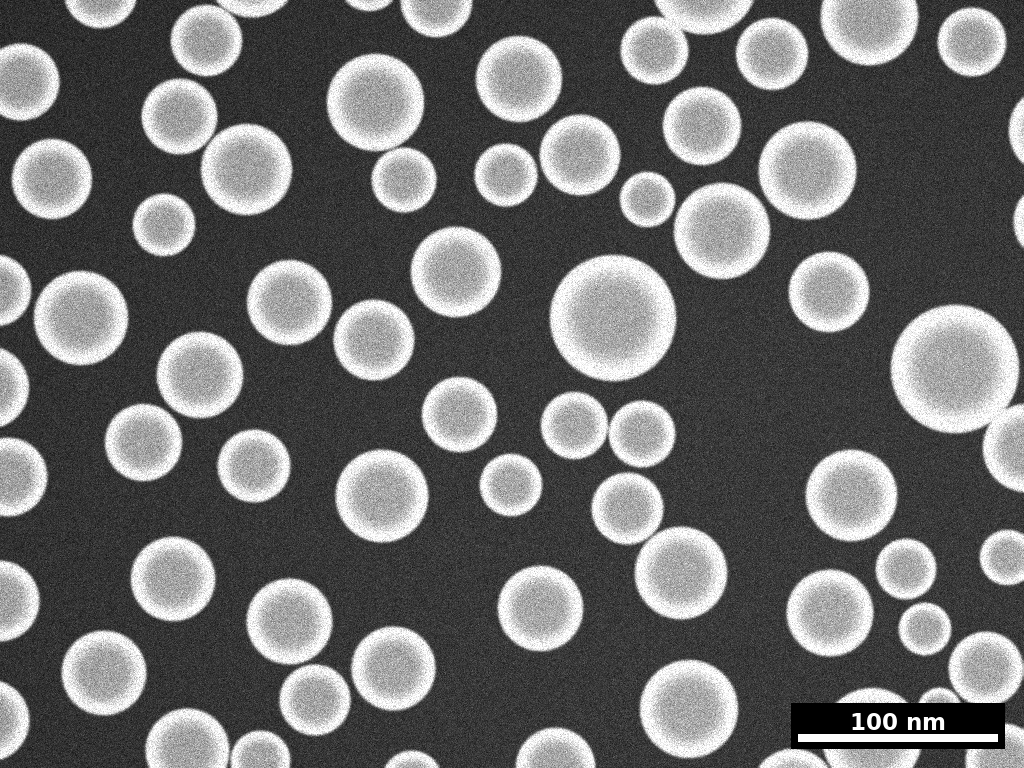
#> input picture samples/sem_au_40nm.png, 1024 x 768 px
$ python -i calibration.py   (imports and definitions only)
#> lines starting #> are read from the running program, lines starting #| are printed output that depends on the picture; after the words box and inside, x2 and y2 are one past the last pixel; in counts of white or black regions, pixels touching at a corner belong together
#> further down, picture is the input picture: shape (768, 1024, 3); min 0, max 255, mean 110.8
"""
Scale-bar detection and OCR: turning pixels into nanometres.

The point of this module
------------------------
A micrograph on its own carries no physical length. The magnification lives
in the scale bar that the instrument burns into the image, so any size
reported without reading that bar is in pixels, and pixels are not a unit of
length -- the same particle imaged at two magnifications would get two
different "sizes". Automating the bar is therefore not a convenience
feature; it is what lets the tool report nanometres at all, and it removes
the step where a human types the magnification in and occasionally gets it
wrong.

Strategy
--------
1. Find candidate bars geometrically: a scale bar is a long, thin, strongly
   contrasting horizontal blob, almost always in the lower part of the frame.
   This is a shape query, so it needs no OCR and rarely fails.
2. Read the label with Tesseract, restricted to a character whitelist and
   single-line mode.
3. Parse the number and unit, convert to nanometres, and divide by the bar's
   pixel length.
4. Return a confidence and an occlusion mask, so the caller can both judge
   the result and exclude the burnt-in overlay from particle analysis.

Every stage degrades rather than throws: if OCR is unavailable or
unreadable, the caller is told so and can supply nm/px manually.
"""

from __future__ import annotations

import re
from dataclasses import dataclass

import cv2
import numpy as np

# Conversion to nanometres. Tesseract routinely confuses the micro sign, so
# several spellings of micrometre are accepted.
_UNIT_TO_NM = {
    "nm": 1.0,
    "um": 1_000.0, "µm": 1_000.0, "μm": 1_000.0, "mm": 1_000_000.0,
    "a": 0.1, "å": 0.1,          # angstrom
    "pm": 0.001,
}

# Digits, separators and the letters that appear in length units only.
_OCR_WHITELIST = "0123456789.,munApµμÅ"

_LABEL_RE = re.compile(
    r"(?P<value>\d+(?:[.,]\d+)?)\s*(?P<unit>nm|um|µm|μm|mm|pm|å|a)\b",
    re.IGNORECASE,
)


@dataclass
class Calibration:
    """Result of trying to read the physical scale off an image."""

    nm_per_px: float | None
    bar_length_px: float | None = None
    bar_length_nm: float | None = None
    label_text: str | None = None
    confidence: float = 0.0
    source: str = "none"          # "ocr" | "manual" | "none"
    overlay_mask: np.ndarray | None = None  # True where burnt-in annotation sits
    note: str = ""

    @property
    def ok(self) -> bool:
        return self.nm_per_px is not None and self.nm_per_px > 0

    # [10 lines left out: function describe, not called in this run]


# --------------------------------------------------------------------------
# bar geometry
# --------------------------------------------------------------------------

def _bar_candidates(gray: np.ndarray, search_frac: float = 0.35) -> list[dict]:
    """Find long thin horizontal blobs in the lower part of the image."""
#> called with search_frac = 0.35
    h, w = gray.shape
    y0 = int(h * (1.0 - search_frac))
    strip = gray[y0:, :]
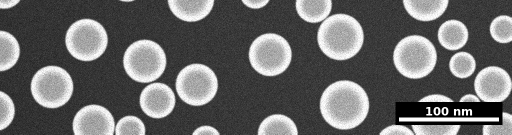
#> strip: shape (269, 1024) (shown at 1/2 size); min 0, max 255, mean 106.8

    found: list[dict] = []
    # A bar may be white-on-dark or black-on-light, so test both polarities.
    for polarity, img in (("bright", strip), ("dark", 255 - strip)):
        _, binary = cv2.threshold(img, 0, 255, cv2.THRESH_BINARY + cv2.THRESH_OTSU)
        # Close small gaps along the bar without fattening it vertically.
        binary = cv2.morphologyEx(
            binary, cv2.MORPH_CLOSE, cv2.getStructuringElement(cv2.MORPH_RECT, (7, 1))
        )
        n, _, stats, cents = cv2.connectedComponentsWithStats(binary, connectivity=8)
        for i in range(1, n):
            x, y, bw, bh, area = stats[i]
            if bw < w * 0.03 or bw > w * 0.85:
                continue
            if bh < 1 or bh > max(3, h * 0.035):
                continue
            aspect = bw / float(bh)
            if aspect < 6:
                continue
            fill = area / float(bw * bh)
            if fill < 0.72:                 # a bar is a solid rectangle
                continue
            found.append({
                "x": int(x), "y": int(y + y0), "w": int(bw), "h": int(bh),
                "aspect": float(aspect), "fill": float(fill),
                "polarity": polarity,
                "cx": float(cents[i][0]), "cy": float(cents[i][1] + y0),
            })
#> this loop made 2 passes
#> (polarity, n) on passes 1 to 2: ('bright', 30), ('dark', 509)
#> pass 1, in _bar_candidates, `_, binary = cv2.threshold(img, 0, 255, cv2.THRESH_BINARY + cv2.THRESH_..`:
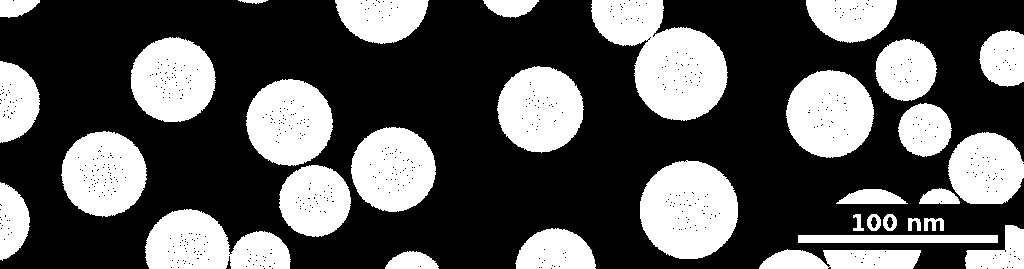
#> binary: shape (269, 1024); 34.7% white; 33 white regions, largest, box (x1, y1, x2, y2) and area: (591, 0, 728, 121) 9486, (640, 160, 738, 259) 7580, (145, 209, 291, 269) 6023
#> pass 1, in _bar_candidates, `binary = cv2.morphologyEx( binary, cv2.MORPH_CLOSE, cv2.getStructuring..`:
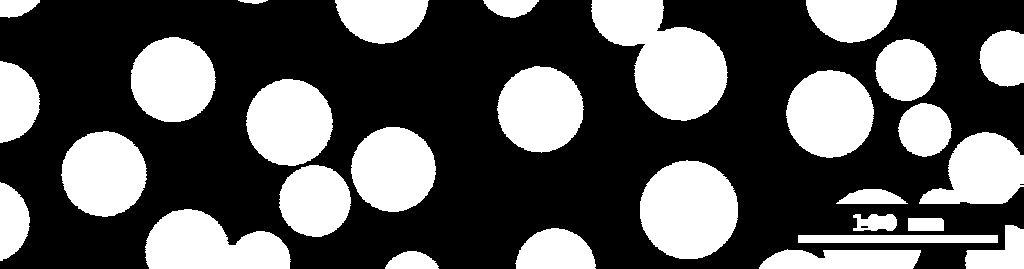
#> binary: shape (269, 1024); 35.2% white; 29 white regions, largest, box (x1, y1, x2, y2) and area: (591, 0, 728, 121) 9591, (640, 160, 738, 259) 7629, (145, 209, 291, 269) 6166
#> pass 2, in _bar_candidates, `binary = cv2.morphologyEx( binary, cv2.MORPH_CLOSE, cv2.getStructuring..`:
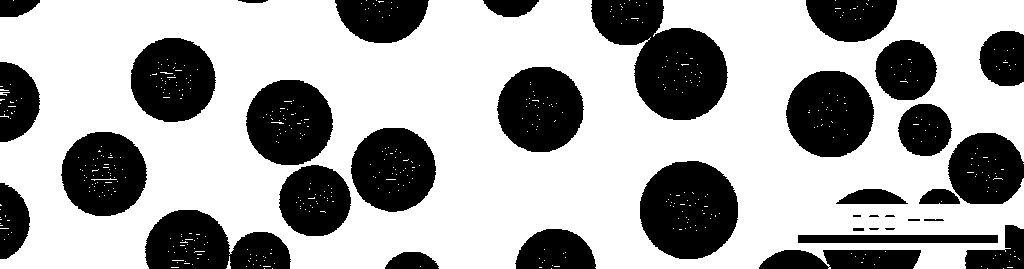
#> binary: shape (269, 1024); 65.7% white; 36 black regions (5 under 20 px), largest, box (x1, y1, x2, y2) and area: (591, 0, 728, 120) 9450, (640, 161, 738, 259) 7563, (145, 210, 291, 269) 5955
#> after the loop, found = 2 items

    # Prefer long, solid, low-lying candidates.
    found.sort(
        key=lambda c: (c["aspect"] * c["fill"] * (c["cy"] / h)),
        reverse=True,
    )
    return found[:6]


# --------------------------------------------------------------------------
# label OCR
# --------------------------------------------------------------------------

def _ocr_votes(patch: np.ndarray) -> list[tuple[float, str]]:
    """Read a length label many ways and return every reading obtained.

    OCR on a burnt-in instrument label is not reliable enough to trust once.
    The glyphs are small, the lettering is often bolded into near-contact
    with itself, and a single misread digit does not produce an obviously
    wrong answer -- it produces a plausible one. '100 nm' read as '200 nm' is
    a clean factor-of-two error in every size the tool subsequently reports,
    with nothing downstream to flag it, because 200 nm is just as reasonable
    a scale bar as 100 nm.

    Single attempts cannot catch that, so this returns all of them and lets
    the caller take a majority. Independent preprocessings rarely make the
    *same* misreading, so the correct value is normally the modal one, and
    the spread doubles as an honest confidence signal.
    """
    votes: list[tuple[float, str]] = []
    if patch.size == 0:
        return votes
    try:
        import pytesseract
    except Exception:
        return votes

    # Each attempt is a separate Tesseract process, so exhausting every
    # variant costs dozens of subprocess launches per image and dominates the
    # runtime of a batch. Once several independent preprocessings have
    # already agreed, further attempts cannot change the majority, so stop.
    # [6 lines left out: function decided, not called in this run]

    for scale_to in (40.0, 64.0):
        scale = max(1.0, scale_to / max(patch.shape[0], 1))
        big = cv2.resize(patch, None, fx=scale, fy=scale,
                         interpolation=cv2.INTER_CUBIC)
        for img in (big, 255 - big):       # light-on-dark and dark-on-light
            work = cv2.GaussianBlur(img, (3, 3), 0)
            _, work = cv2.threshold(work, 0, 255,
                                    cv2.THRESH_BINARY + cv2.THRESH_OTSU)
            work = cv2.copyMakeBorder(work, 14, 14, 14, 14,
                                      cv2.BORDER_CONSTANT, value=255)
            for psm in (7, 6, 13):         # line, block, raw line
                cfg = (f"--psm {psm} --oem 3 "
                       f"-c tessedit_char_whitelist={_OCR_WHITELIST}")
                try:
                    txt = pytesseract.image_to_string(work, config=cfg)
                except Exception:
                    continue
                parsed = parse_label(txt.strip())
                if parsed:
                    votes.append(parsed)
                    if decided():
                        return votes
    return votes


# [55 lines left out: functions _ocr_text, parse_label, not called in this run]


# --------------------------------------------------------------------------
# annotation plate
# --------------------------------------------------------------------------

def _plate_bbox(gray: np.ndarray, bar: dict) -> tuple[int, int, int, int] | None:
    """Locate the solid plate an instrument draws behind its annotation.

    This matters more than it sounds. OCR here is a two-class problem --
    text against plate -- but only if the crop contains nothing else. Let a
    strip of sample into the crop and a third brightness population joins in;
    Otsu then splits sample-from-plate instead of text-from-plate, and the
    lettering is absorbed into whichever class it resembles. That is how a
    label a human reads effortlessly becomes unreadable to the machine.

    The plate is found by growing outward from the bar rather than by
    connected components. Components fail here for a specific reason: a
    strongly scattering particle is saturated to the same near-black value as
    the plate itself, so any tolerance wide enough to hold the plate together
    also welds it to every dark particle that happens to touch it, and the
    box then swallows a band of sample. Growing outward instead asks a
    sharper question of each row -- does this row consist *only* of plate and
    lettering? -- which sample texture fails immediately however dark it is.
    """
    h, w = gray.shape
    img = gray.astype(np.float32)
    bx0, bx1 = bar["x"], bar["x"] + bar["w"]
    by0, by1 = bar["y"], bar["y"] + bar["h"]

    ribbons = []
    above = img[max(by0 - 3, 0):max(by0 - 1, 1), bx0:bx1]
    below = img[min(by1 + 1, h - 1):min(by1 + 3, h), bx0:bx1]
    for rib in (above, below):
        if rib.size:
            ribbons.append(rib.reshape(-1))
    if not ribbons:
        return None
    ring = np.concatenate(ribbons)
    plate_val = float(np.median(ring))
    if float(np.std(ring)) > 30.0:            # the bar does not sit on a plate
        return None

    bar_px = img[by0:by1, bx0:bx1]
    text_val = float(np.median(bar_px)) if bar_px.size else 255.0 - plate_val
    if abs(text_val - plate_val) < 40.0:      # no usable plate/text contrast
        return None

    tol_plate, tol_text = 30.0, 60.0

    def belongs(block: np.ndarray) -> float:
        """Fraction of a block explained by plate colour or text colour."""
        if block.size == 0:
            return 0.0
        ok = (np.abs(block - plate_val) < tol_plate) | \
             (np.abs(block - text_val) < tol_text)
        return float(ok.mean())

    purity = 0.90
    max_v = int(h * 0.30)
    max_hspan = int(w * 0.60)

    y_top = by0
    for y in range(by0 - 1, max(by0 - max_v, -1), -1):
        if belongs(img[y, bx0:bx1]) < purity:
            break
        y_top = y
    y_bot = by1
    for y in range(by1, min(by1 + max_v, h)):
        if belongs(img[y, bx0:bx1]) < purity:
            break
        y_bot = y + 1

    x_left = bx0
    for x in range(bx0 - 1, max(bx0 - max_hspan, -1), -1):
        if belongs(img[y_top:y_bot, x]) < purity:
            break
        x_left = x
    x_right = bx1
    for x in range(bx1, min(bx1 + max_hspan, w)):
        if belongs(img[y_top:y_bot, x]) < purity:
            break
        x_right = x + 1

    ph, pw = y_bot - y_top, x_right - x_left
    if ph < bar["h"] + 4 or pw < bar["w"] * 0.9:
        return None                            # too thin to hold a label
    return int(x_left), int(y_top), int(pw), int(ph)


# --------------------------------------------------------------------------
# overlay mask
# --------------------------------------------------------------------------

# [58 lines left out: function _overlay_mask, not called in this run]


# --------------------------------------------------------------------------
# public API
# --------------------------------------------------------------------------

def calibrate(
    image: np.ndarray,
    manual_nm_per_px: float | None = None,
    search_frac: float = 0.35,
) -> Calibration:
    """Determine nm-per-pixel for a micrograph.

    If `manual_nm_per_px` is given it is trusted outright, but the scale bar
    is still located so that its pixels can be excluded from analysis.
    """
    gray = image if image.ndim == 2 else cv2.cvtColor(image, cv2.COLOR_RGB2GRAY)
    gray = gray.astype(np.uint8)
    h, w = gray.shape

    candidates = _bar_candidates(gray, search_frac=search_frac)
#> candidates = 2 items

    best: dict | None = None
    best_parse: tuple[float, str] | None = None
    best_text = ""
    vote_share = 0.0

    plates: dict[int, tuple[int, int, int, int]] = {}

    for ci, cand in enumerate(candidates):
        plate = _plate_bbox(gray, cand)
        if plate is not None:
            plates[ci] = plate

        # Preferred crops come from inside the annotation plate, split just
        # above and just below the bar. Only if no plate exists do we fall
        # back to padding blindly into the sample.
        crops: list[tuple[int, int, int, int]] = []
        patches: list[np.ndarray] = []
        if plate is not None:
            px, py, pw, ph = plate
            # First attempt: the entire plate with the bar painted out in
            # plate colour. Splitting the plate just above and just below the
            # bar risks slicing through the lettering when the plate is
            # short, and a clipped digit is worse than no digit -- '5' with
            # its top row cut reads as a comma. Blanking the bar instead
            # leaves every glyph whole.
            whole = gray[py:py + ph, px:px + pw].copy()
            border = np.concatenate([whole[0, :], whole[-1, :]])
            fill = int(np.median(border))
            br0 = max(cand["y"] - py, 0)
            br1 = min(cand["y"] + cand["h"] - py, whole.shape[0])
            if br1 > br0:
                whole[br0:br1, :] = fill
            patches.append(whole)
            if cand["y"] - py > 6:
                crops.append((px, py, px + pw, cand["y"] - 1))
            if (py + ph) - (cand["y"] + cand["h"]) > 6:
                crops.append((px, cand["y"] + cand["h"] + 1, px + pw, py + ph))
        else:
            pad_x = int(max(cand["w"] * 0.30, 8))
            x0 = max(cand["x"] - pad_x, 0)
            x1 = min(cand["x"] + cand["w"] + pad_x, w)
            above_y0 = max(cand["y"] - int(max(cand["h"] * 12, h * 0.055)), 0)
            below_y1 = min(
                cand["y"] + cand["h"] + int(max(cand["h"] * 10, h * 0.05)), h
            )
            if cand["y"] - 1 - above_y0 > 6:
                crops.append((x0, above_y0, x1, cand["y"] - 1))
            if below_y1 - (cand["y"] + cand["h"] + 1) > 6:
                crops.append((x0, cand["y"] + cand["h"] + 1, x1, below_y1))

        for (cx0, cy0, cx1, cy1) in crops:
            cx0, cy0 = max(cx0, 0), max(cy0, 0)
            cx1, cy1 = min(cx1, w), min(cy1, h)
            if cx1 - cx0 < 8 or cy1 - cy0 < 6:
                continue
            patches.append(gray[cy0:cy1, cx0:cx1])

        all_votes: list[tuple[float, str]] = []
        for patch in patches:
            all_votes.extend(_ocr_votes(patch))
            if len(all_votes) >= 4:
                from collections import Counter
                top = Counter(v[0] for v in all_votes).most_common(1)[0][1]
                if top / len(all_votes) >= 0.8:
                    break

        if all_votes:
            from collections import Counter
            tally = Counter(v[0] for v in all_votes)
            winner_nm, winner_count = tally.most_common(1)[0]
            pretty = next(lbl for nm, lbl in all_votes if nm == winner_nm)
            best = cand
            best_parse = (winner_nm, pretty)
            best_text = pretty
            vote_share = winner_count / len(all_votes)
            break
#> this loop made 1 pass
#> (ci, h in _plate_bbox, w in _plate_bbox, bx0 in _plate_bbox, bx1 in _plate_bbox, by0 in _plate_bbox, by1 in _plate_bbox, plate_val in _plate_bbox) on pass 1: (0, 768, 1024, 798, 998, 734, 742, 0)
#> pass 1, in calibrate, `whole = gray[py:py + ph, px:px + pw].copy()`:
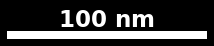
#> whole: shape (46, 214); min 0, max 255, mean 59.1
#> after the loop:
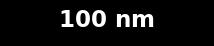
#> patch: shape (46, 214); min 0, max 255, mean 17.7
#> after the loop, plates = {0: (791, 703, 214, 46)}

    bar = best or (candidates[0] if candidates else None)
    bar_index = candidates.index(bar) if bar in candidates else None
    mask = _overlay_mask(gray, bar, plates.get(bar_index) if bar_index is not None else None)

    if manual_nm_per_px:
        return Calibration(
            nm_per_px=float(manual_nm_per_px), source="manual",
            bar_length_px=float(bar["w"]) if bar else None,
            overlay_mask=mask, confidence=1.0,
            note="calibration supplied by user",
        )

    if best is None or best_parse is None:
        return Calibration(
            nm_per_px=None, source="none", overlay_mask=mask,
            bar_length_px=float(bar["w"]) if bar else None,
            note=("scale bar found but label unreadable"
                  if bar is not None else "no scale bar found"),
        )

    length_nm, pretty = best_parse
    nm_per_px = length_nm / float(best["w"])

    # Confidence combines how bar-like the blob was, how strongly the OCR
    # attempts agreed, and whether the result is physically sane for electron
    # microscopy. Agreement carries real weight here: a label read the same
    # way by every preprocessing is trustworthy, whereas a split vote is the
    # signature of the silent factor-of-two misread this scheme exists to
    # catch, and the user needs to see that in the number.
    shape_score = min(best["aspect"] / 20.0, 1.0) * best["fill"]
    plausible = 0.01 <= nm_per_px <= 200.0
    agreement = vote_share if vote_share > 0 else 0.5
    confidence = float(np.clip(
        shape_score * agreement * (1.0 if plausible else 0.25), 0, 1
    ))

    return Calibration(
        nm_per_px=float(nm_per_px),
        bar_length_px=float(best["w"]),
        bar_length_nm=float(length_nm),
        label_text=pretty,
        confidence=confidence,
        source="ocr",
        overlay_mask=mask,
        note=("" if plausible else "calibration outside the usual EM range")
             or ("" if agreement >= 0.6 else
                 f"OCR readings disagreed ({agreement:.0%} agreement); "
                 "verify the scale bar"),
    )

>>> import cv2
>>> picture = cv2.cvtColor(cv2.imread('../samples/sem_au_40nm.png'), cv2.COLOR_BGR2RGB)
#> (the run stopped early here; a loop or call above may not have finished)

$ run again, on samples/sem_dense_40nm.png
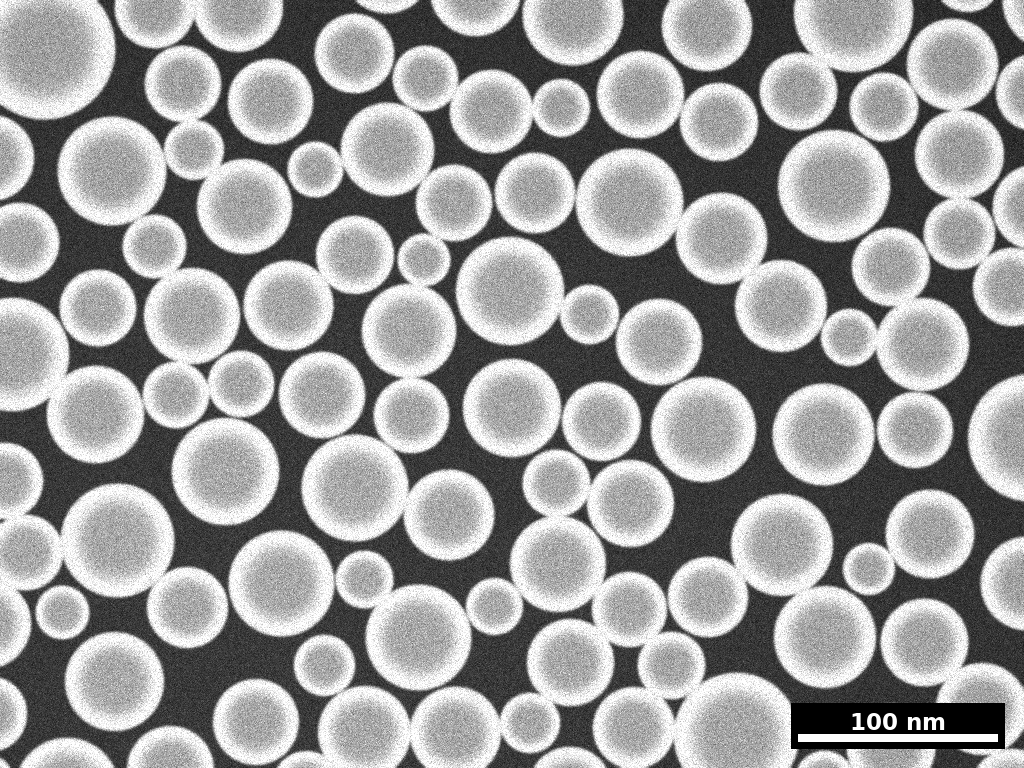
#> input picture samples/sem_dense_40nm.png, 1024 x 768 px
#> picture is the input picture: shape (768, 1024, 3); min 0, max 255, mean 156.9
#> the loop in _bar_candidates, `for polarity, img in (("bright", strip), ("dark", 255 - strip)):` made 2 passes
#> (polarity, n) on passes 1 to 2: ('bright', 14), ('dark', 1153)
#> pass 1, in _bar_candidates, `binary = cv2.morphologyEx( binary, cv2.MORPH_CLOSE, cv2.getStructuring..`:
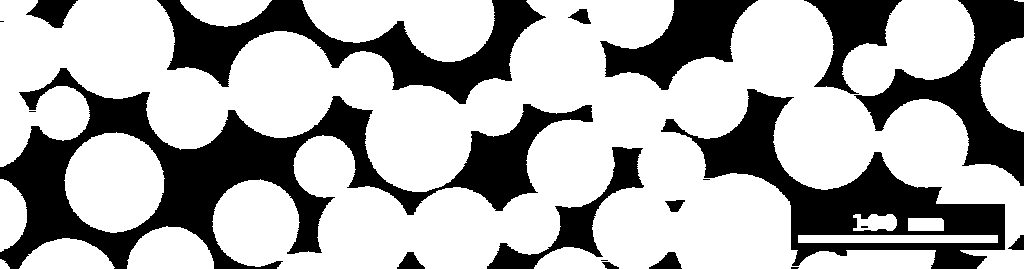
#> binary: shape (269, 1024); 68% white; 20 black regions (6 under 20 px), largest, box (x1, y1, x2, y2) and area: (0, 68, 593, 269) 32118, (661, 89, 1005, 269) 17042, (157, 0, 546, 104) 13428
#> after the loop in _bar_candidates, `for polarity, img in (("bright", strip), ("dark", 255 - strip)):`: found = 1 item
#> the loop in calibrate, `for ci, cand in enumerate(candidates):` made 1 pass
#> (ci, h in _plate_bbox, w in _plate_bbox, bx0 in _plate_bbox, bx1 in _plate_bbox, by0 in _plate_bbox, by1 in _plate_bbox, plate_val in _plate_bbox) on pass 1: (0, 768, 1024, 798, 998, 734, 742, 0)
#> after the loop in calibrate, `for ci, cand in enumerate(candidates):`:
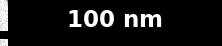
#> patch: shape (46, 222); min 0, max 255, mean 24.1
#> after the loop in calibrate, `for ci, cand in enumerate(candidates):`: plates = {0: (783, 703, 222, 46)}
